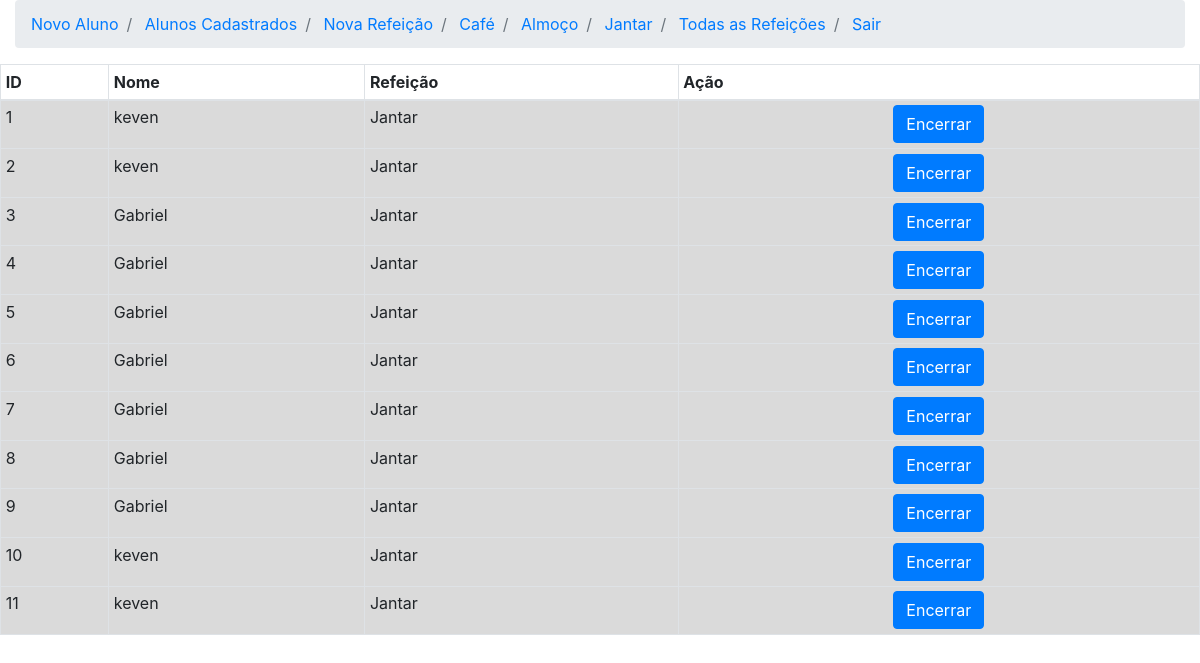
Page /tjanta/ on the committed database.
### terminal/models.py (models this page shows)
class janta(models.Model):
	aluno=models.CharField(max_length=50)
	refeicao=models.TextField()

### terminal/views.py (the view)
# urls.py: path('tjanta/',views.viewtjanta,name="tjanta"),
def viewtjanta(request):
	jantas=janta.objects.all()
	return render(request,'tjanta.html',{'JANTA':jantas})

### terminal/templates/tjanta.html (shortened to what this page needs)
{% extends "base.html" %}
{% block nav %}
{{block.super}}
{% endblock nav %}
{% block conteudo %}
<table class="table table-sm table-bordered">
	<thead>
		<tr>
			<th>
				ID
			</th>
			<th>
				Nome
			</th>
			<th>
				Refeição
			</th>
			<th>
				Ação
			</th>
		</tr>
	</thead>
	<tbody>
	{% for jantas in JANTA %}
		<tr class="table-active">
			<td>
				{{jantas.id}}
			</td>
			<td>
				{{jantas.aluno}}
			</td>
			<td>
				{{jantas.refeicao}}
			</td>
			<td>
				<div class="container-fluid" style="display: flex; justify-content: center; align-items: center;">
				<a href="{% url 'terminal:defbtnencerrarjanta' jantas.id %}">
					<button class="btn btn-primary">
						Encerrar
					</button>
				</a>
			</div>
			</td>
		</tr>
	{% endfor %}
	</tbody>
</table>
{% endblock conteudo %}

### rows in the picture
janta: id "1", aluno "keven", refeicao "Jantar"
janta: id "2", aluno "keven", refeicao "Jantar"
janta: id "3", aluno "Gabriel", refeicao "Jantar"
janta: id "4", aluno "Gabriel", refeicao "Jantar"
janta: id "5", aluno "Gabriel", refeicao "Jantar"
janta: id "6", aluno "Gabriel", refeicao "Jantar"
janta: id "7", aluno "Gabriel", refeicao "Jantar"
janta: id "8", aluno "Gabriel", refeicao "Jantar"
janta: id "9", aluno "Gabriel", refeicao "Jantar"
janta: id "10", aluno "keven", refeicao "Jantar"
janta: id "11", aluno "keven", refeicao "Jantar"
